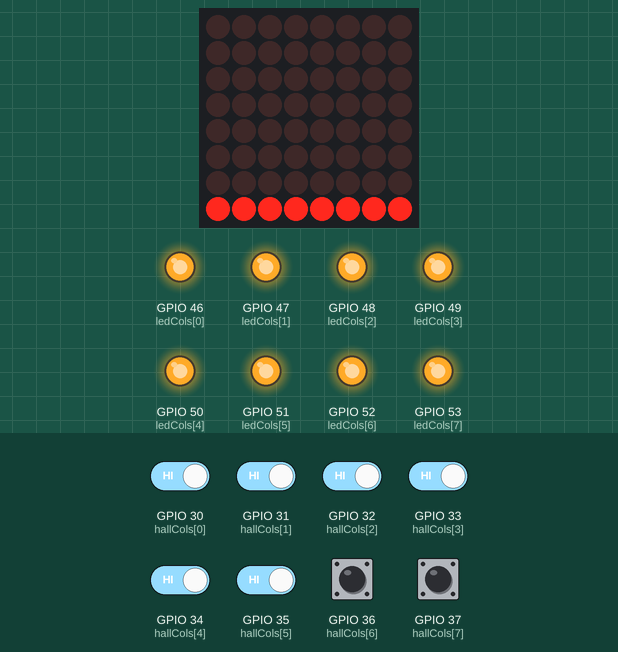
Bench run of a sketch on a simulated ESP32. Shown: 8×8 LED matrix, output pins drawn as LEDs (lit = HIGH). Wiring (inferred from the names in the program): LED matrix (orientation assumed): rows GPIO 38, GPIO 39, GPIO 40, GPIO 41, GPIO 42, GPIO 43, GPIO 44, GPIO 45; columns GPIO 22, GPIO 23, GPIO 24, GPIO 25, GPIO 26, GPIO 27, GPIO 28, GPIO 29. The inputs (shaded band) are chosen by the test bench; at power-on: GPIO 30 (hallCols[0]), GPIO 31 (hallCols[1]), GPIO 32 (hallCols[2]), GPIO 33 (hallCols[3]), GPIO 34 (hallCols[4]), GPIO 35 (hallCols[5]), GPIO 36 (hallCols[6]), GPIO 37 (hallCols[7]) HIGH. Pins used as bus, display or sensor lines are not drawn.

Above: at 1.2 s.
1.3 s: GPIO 30 (hallCols[0]) driven LOW and GPIO 31 (hallCols[1]) driven LOW and GPIO 32 (hallCols[2]) driven LOW and GPIO 33 (hallCols[3]) driven LOW and GPIO 34 (hallCols[4]) driven LOW
2.9 s: GPIO 31 (hallCols[1]) driven HIGH and GPIO 35 (hallCols[5]) driven LOW
4.4 s: GPIO 30 (hallCols[0]) driven HIGH
At 4.6 s:
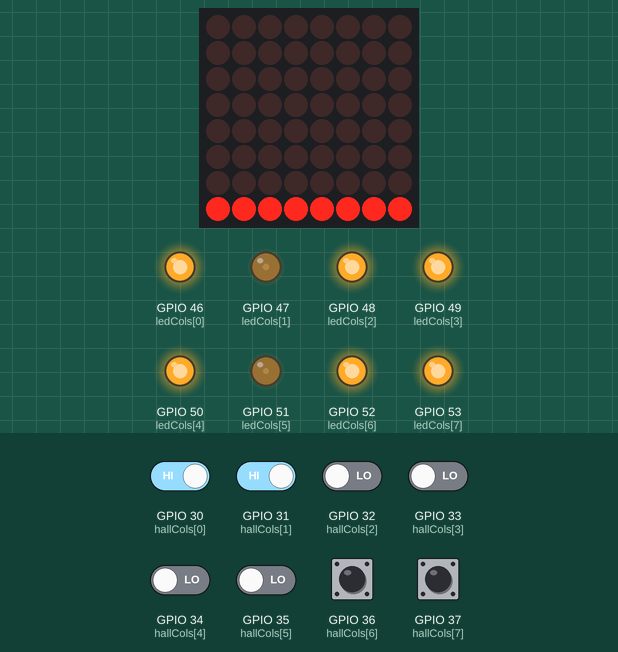
6.8 s: GPIO 31 (hallCols[1]) driven LOW
8.9 s: GPIO 32 (hallCols[2]) driven HIGH
10.7 s: GPIO 33 (hallCols[3]) driven HIGH
Timing chart, 0 to 14.1 s (numbered marks = the images above; inputs shaded):
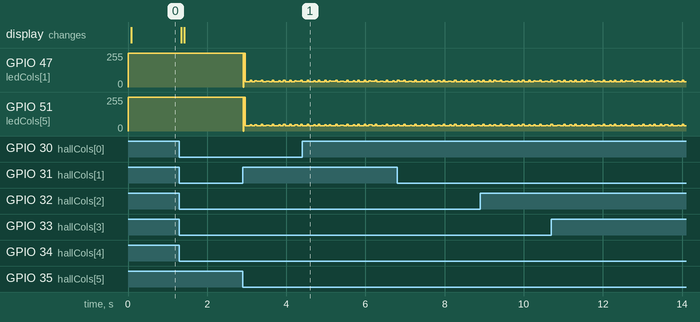

The sketch:

Arduino_LED_Hall.ino
```cpp
#include <Arduino.h>

HardwareSerial ESPSerial(1);

const int hallRows[] = {22, 23, 24, 25, 26, 27, 28, 29};
const int hallCols[] = {30, 31, 32, 33, 34, 35, 36, 37};

const int ledRows[] = {38, 39, 40, 41, 42, 43, 44, 45};
const int ledCols[] = {46, 47, 48, 49, 50, 51, 52, 53};

int board[64] = {
  1, 1, 1, 1, 1, 1, 1, 1,
  1, 1, 1, 1, 1, 1, 1, 1,
  0, 0, 0, 0, 0, 0, 0, 0,
  0, 0, 0, 0, 0, 0, 0, 0,
  0, 0, 0, 0, 0, 0, 0, 0,
  0, 0, 0, 0, 0, 0, 0, 0,
  1, 1, 1, 1, 1, 1, 1, 1,
  1, 1, 1, 1, 1, 1, 1, 1
};

int oldBoard[64] = {0};

bool leds[8][8] = {false};

unsigned long lastLED = 0;
int ledDelay = 2;

int lifted = -1;
int placed = -1;

void setup() {
  ESPSerial.begin(115200);

  for(int i = 0;i<8;i++) {
    pinMode(hallRows[i], OUTPUT);
    digitalWrite(hallRows[i], LOW);

    pinMode(ledRows[i], OUTPUT);
    digitalWrite(ledRows[i], LOW);
  }

  for(int i = 0; i < 8; i++) {
    pinMode(hallCols[i], INPUT_PULLUP);

    pinMode(ledCols[i], OUTPUT);
    digitalWrite(ledCols[i], HIGH);
  }

  for(int i = 0;i<64;i++)
    oldBoard[i] = board[i];

  ESPSerial.println("MEGA STARTED");
}

void scanHall() {
  for(int row = 0; row<8; row++) {
    for(int x = 0;x<8;x++)
      digitalWrite(hallRows[x], LOW);

    digitalWrite(hallRows[row], HIGH);

    for(int col = 0;col<8;col++) {
      int a = digitalRead(hallCols[col]);

      delayMicroseconds(120);

      int b = digitalRead(hallCols[col]);

      int n = row * 8 + col;

      if(a == b) {
        if(a == LOW)
          board[n] = 1;
        else
          board[n] = 0;
      }
    }

    delayMicroseconds(100);
  }
}

void checkBoard() {
  int liftedSquare = -1;
  int newSquare = -1;

  for(int i = 0;i<64;i++) {
    if(board[i] == oldBoard[i])
      continue;

    if(oldBoard[i] == 1 && board[i] == 0) {
      liftedSquare = i;
      lifted = i;

      int r = i / 8;
      int c = i % 8;

      char letter = 'A' + c;
      int number = 8-r;

      ESPSerial.print("LIFTED: ");
      ESPSerial.print(letter);
      ESPSerial.println(number);
    }

    if(oldBoard[i] == 0 && board[i] == 1) {
      newSquare = i;
      placed = i;

      int r = i / 8;
      int c = i % 8;

      char letter = 'A' + c;
      int number = 8-r;

      ESPSerial.print("PLACED: ");
      ESPSerial.print(letter);
      ESPSerial.println(number);
    }
  }

  if(liftedSquare != -1 && newSquare != -1) {
    int r1 = liftedSquare / 8;
    int c1 = liftedSquare % 8;

    int r2 = newSquare / 8;
    int c2 = newSquare % 8;

    char f1 = 'A' + c1;
    char f2 = 'A' + c2;

    int n1 = 8-r1;
    int n2 = 8-r2;

    ESPSerial.print("MOVE: ");
    ESPSerial.print(f1);
    ESPSerial.print(n1);
    ESPSerial.print(" -> ");
    ESPSerial.print(f2);
    ESPSerial.println(n2);

    leds[r1][c1] = true;
    leds[r2][c2] = true;

    lifted = -1;
    placed = -1;
  }

  for(int i = 0;i<64;i++) {
    oldBoard[i] = board[i];
  }
}

void showLEDs() {
  if(millis() - lastLED < ledDelay)
    return;

  lastLED = millis();

  for(int row = 0; row<8; row++) {
    for(int i = 0;i<8;i++) {
      digitalWrite(ledRows[i], LOW);
      digitalWrite(ledCols[i], HIGH);
    }

    digitalWrite(ledRows[row], HIGH);

    for(int col = 0;col<8;col++) {
      if(leds[row][col])
        digitalWrite(ledCols[col], LOW);
    }

    delayMicroseconds(250);
  }
}

void loop() {
  scanHall();

  checkBoard();

  showLEDs();
}
```
